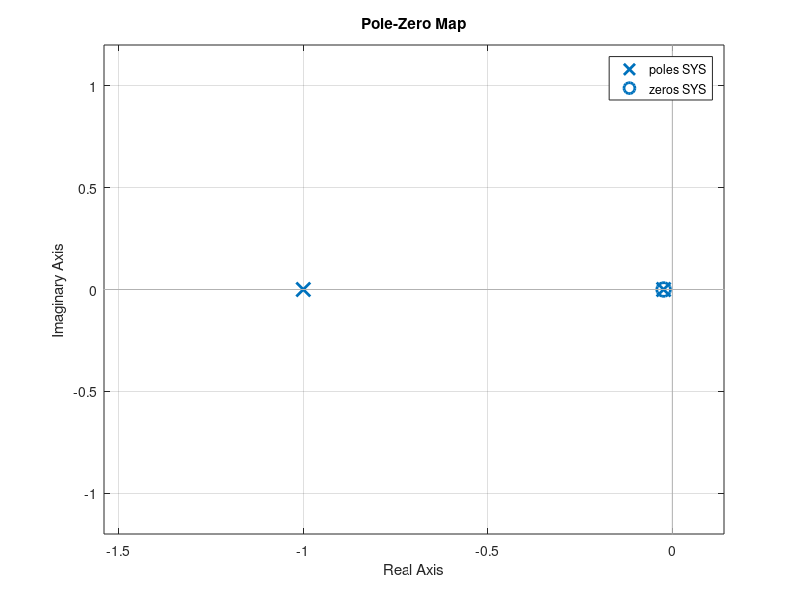
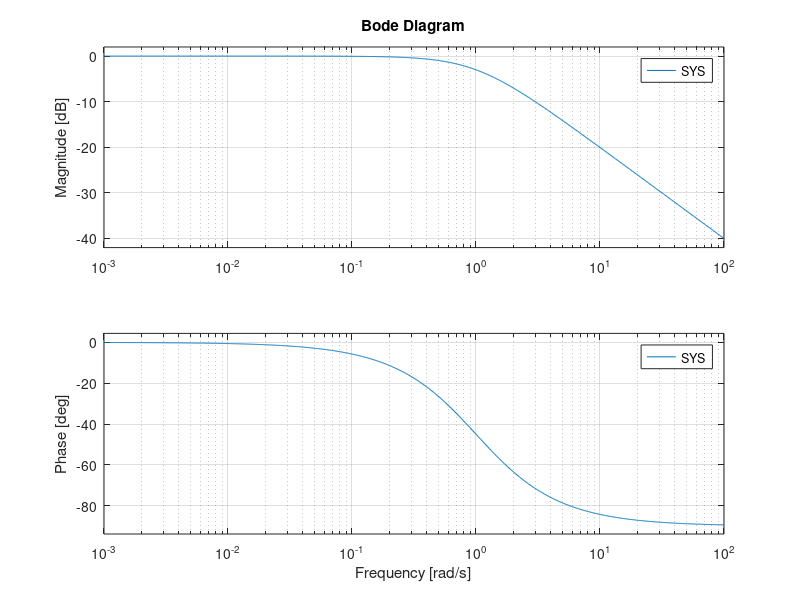
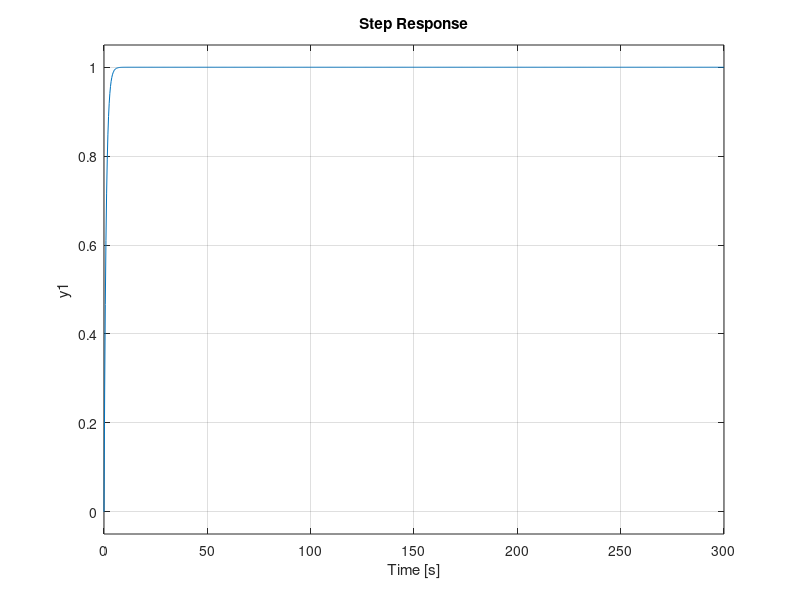

The MATLAB source for these figures, in order: (Note: this script raises an error after producing the figures.)
clc; close all; clear;

Ts = 10;
N=ceil(1*24*60*60/Ts);
numLoad = 1;
numProd = 1;
numOsci = 2;
numXhat = numLoad*numOsci*2+1;
numYhat = 1;

% Disturbance model
beta1 = 7.2694e-5;
beta2 = 1.4544e-4;
beta3 = 2.1819e-4;
a1 = 31.89430610;
a2 = 30.77542974;
a3 = 9.088672378;
theta1 = 1.624103808;
theta2 = 2.350402122;
theta3 = 1.227124039;
b = 97.3411;
A = [0      beta1   0       0;
     -beta1 0       0       0;
     0      0       0       beta2;
     0      0       -beta2  0;];
% C = [a1*cos(theta1) a1*sin(theta1) a2*cos(theta2) a2*sin(theta2) a3*cos(theta3) a3*sin(theta3)];   
C = [a1*cos(theta1) a1*sin(theta1) a2*cos(theta2) a2*sin(theta2)]; 
% B = [0;0;0;0;0;0];
B = [0;0;0;0];

Ad = blkdiag(A,0);
Bd = [B;0];
Cd = [C 1];
Dd = 0;

sys = ss(Ad,Bd,Cd,Dd);
sysdD = c2d(sys,Ts);

% System
% Controllable models
Ap = -1/(60);
Bp = -Ap;
Cp = 1;
Dp = 0;

AI = [Ap 0; Cp 0];
BI = [Bp;0];


sysp = ss(Ap,Bp,Cp,0);
syspd = c2d(sysp,Ts);

F = -lqr(Ap,Bp,eye(1),eye(1));
L = -lqr(Ap',Cp',eye(1),eye(1))';

% Zero assignment
Aza = Ap+Bp*F(1)+L*Cp;
Cza = -F(1);

Mt = -place(Aza',Cza',eig(Ap+Bp*F(1)))';

% Obtain unity DC-gain
Acl = [Ap Bp*F(1);-L*Cp Ap+Bp*F(1)+L*Cp];
Bclt = [
    Bp;Mt]; %(without N matrix)
Ccl = [Cp zeros(size(Cp,1),1)];

Nc = -eye(1)/(Ccl/Acl*Bclt);

M = Mt*Nc;

Bcl = Bclt*Nc;

SYS = ss(Acl,Bcl,Ccl,0);

figure
pzmap(SYS)

figure

bode(SYS)

figure
step(SYS)

% Controller
Ac = Ap+Bp*F(1)+L*Cp;
Bc = [M -L];
Cc = F(1);
Dc =[Nc 0];

Ctrl = ss(Ac,Bc,Cc,Dc);
% Accl = [A+B*Dc B*Cc;Bc*C Ac];
% Cccl = [C zeros(1,2);Dc*C Cc]

Ctrld = c2d(Ctrl,Ts);


%% Allocate memory
x = zeros(5,N);
ym = zeros(1,N);
ym2 = zeros(1,N);
ym3 = zeros(1,N);
x(:,1) = [1;0;1;0;b];
xhat = zeros(numLoad*numXhat,N);
xhat(:,1) = ones(numXhat,1);
yhat = zeros(numLoad*numYhat,N);
y = zeros(1,N);
u = zeros(1,N);
xP = zeros(1,N);
xP(1) = 500;
yP = zeros(1,N);
xPhat = zeros(1,N);
xc = zeros(1,N); 
e = zeros(1,N);


% For estimator
Q = eye(numXhat)*100;
Q(end,end) = 50;
P(:,:,1) = eye(numXhat);
R = 10000;
K = zeros(numXhat,N);

% Reference
ref = 0;

%% Simulation
for i=1:N
    % Disturbance
    x(:,i+1) = sysdD.a*x(:,i);
    y(i) = sysdD.c*x(:,i);
    ym(i) = y(i);
    
    % System
    xP(i+1) = syspd.a*xP(i) + syspd.b*u(i);
    yP(i) = syspd.c*xP(i);
    
    % Estimator (Disturbance)
    [xhat(:,i+1), yhat(i),phi,H] = periodicModel(numOsci,Ts,xhat(:,i));
    % Calculate covariance
    P(:,:,i+1) = phi*P(:,:,i)*phi' + Q;
    
    % Updating step
    % Calculate Kalman gain:
    K(:,i) = P(:,:,i+1)*H'/(H*P(:,:,i+1)*H'+R);
    
    % Update state estimate:
    xhat(:,i+1) = xhat(:,i+1)+K(:,i)*(ym(i)-yhat(i));
    
    % Update covariance estimate:
    P(:,:,i+1) = (eye(numXhat)-K(:,i)*H)*P(:,:,i+1);
    
    % Put in controller
    if i == 2000;
        ref = 100;
    elseif i > 3000;
        ref = -100;
    end
   
    e(i+1) = e(i) + ((ym(i)+yP(i))-ref)*Ts;
    xc(:,i+1) = Ctrld.a*xc(:,i) + Ctrld.b*[-(H*xhat(:,i+1)-ref);yP(i)];
    u(:,i+1) = Ctrld.c*xc(:,i+1) + Ctrld.d*[-(H*xhat(:,i+1)-ref);yP(i)] + (-0.01)*e(i);
end

%%
% xt = zeros(5,1440);
% yt = zeros(1,1440);
% xt(:,1) = xhat(:,end);
% for i=1:1440
%     xt(:,i+1) = phi*xt(:,i);
%     yt(i) = H*xt(:,i);
% end

%% Plotting
close all;
t=0:N-1;
figure
plot(t,ym,t,yhat,t,yP)
legend('ym','yhat','yP')

figure
plot(t,xhat(:,1:end-1))
legend('x1','x2','x3','x4','x5')

figure
plot(t,ym+yP)

% figure
% plot(t,K')